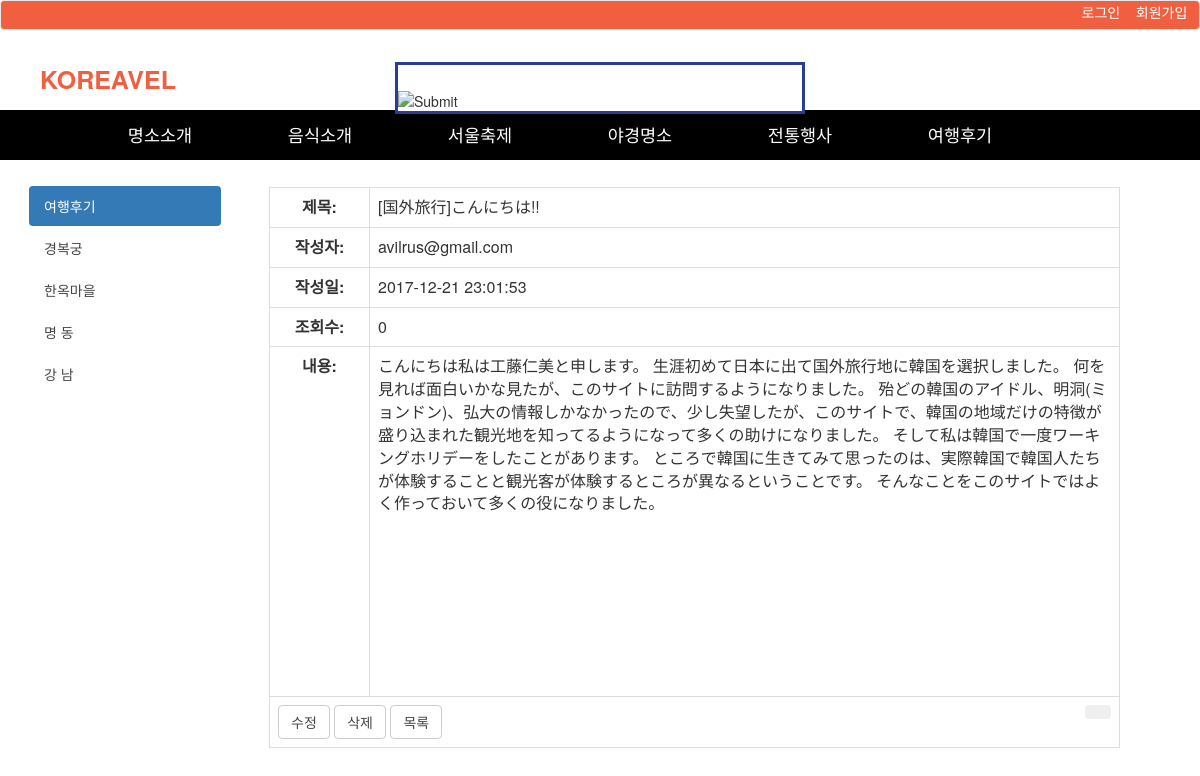
/wp/014.php?bno=48, run on the app's committed database.
### tables this page shows
CREATE TABLE `board_free` (
  `b_no` int(10) unsigned NOT NULL AUTO_INCREMENT,
  `b_title` varchar(100) NOT NULL,
  `b_content` text NOT NULL,
  `b_date` datetime NOT NULL,
  `b_hit` int(10) unsigned NOT NULL DEFAULT '0',
  `b_id` varchar(20) NOT NULL,
  `b_password` varchar(100) NOT NULL,
  PRIMARY KEY (`b_no`)
);

### wp/014.php (the view, shortened to what this page needs)
<?php
	require_once("../dbconfig.php");
	$bNo = $_GET['bno'];
			?>
			<?php
	$sql = 'select b_title, b_content, b_date, b_hit, b_id from board_free where b_no = ' . $bNo;
	$result = $db->query($sql);
	$row = $result->fetch_assoc();
?>
<!DOCTYPE html>
<html lang="en">
<head>
  <link href="css/style3.css" rel="stylesheet">
  <link rel="stylesheet" href="https://maxcdn.bootstrapcdn.com/bootstrap/3.3.7/css/bootstrap.min.css">
</head>
<body id="page-top">
  <nav class="navbar navbar-default fixed-top" style="background-color:#F05F40; font-size:14px; min-height:30px; padding-top:1px;" role="navigation">
  <div class="ft-white" style="float:right;">
    <?php if(!isset($_SESSION['mail'])) { ?>
			<a class="row-sm-6" href="javascript:open_win();" style="color:white;">로그인</a>&nbsp;&nbsp;&nbsp;
			<a class="row-sm-6" href="javascript:open_reg();" style="color:white;">회원가입</a>&nbsp;&nbsp;&nbsp;
  <?php }else{ ?>
		<a class="row-sm-6" href="./lgout.php">로그아웃</a>&nbsp;&nbsp;&nbsp;
		<a class="row-sm-6" href="./invite_mypage.php" class="font_11">내정보</a>&nbsp;&nbsp;&nbsp;
  <?php  }?>
  </div>
</nav>
  <div id = 'wrap' class="sbg">
        <div id="topwrap">
          <div class ="d_width">
            <div style="padding:12px 0 0 0;">
              <form name="MainSearch_form" action="../search/search_tour.htm" method="get" title="통합검색">
                <fieldset>
                  <div class="" style="float:left; margin-left:40px;"><a style="color:#F05F40; font-size:25px; font-weight:bold; margin-bottom:2px;" href="#">KOREAVEL</a></div>
                    <div class="topsearch2">
                    <input type="text" class="text" name="Keywords" value="" onkeydown="SearchinputSendit();" title="통합검색어 입력영역">
                    <input type="image" src="http://www.dh.go.kr/img/ico_topsearch.png"  class="image">
                  </div>
                </fieldset>
              </form>
            </div>
          </div>
        </div>
                                  <div>
                                    <div id="gnb" style="background-color:black;">
                                      <div id= "gnbmn" style="overflow: visible; opacity: 1;">
                                        <ul class = "depth1">
                                          <li>
                                            <a style="text-indent: 0px;">명소소개</a>
                                          </li>
                                          <li>
                                            <a style="text-indent: 0px;">음식소개</a>
                                          </li>
                                          <li>
                                            <a style="text-indent: 0px;">서울축제</a>
                                          </li>
                                          <li>
                                            <a style="text-indent: 0px;">야경명소</a>
                                          </li>
                                          <li>
                                            <a style="text-indent: 0px;">전통행사</a>
                                          </li>
                                           <li>
                                            <a style="text-indent: 0px;">여행후기</a>
                                            </li>
                                        </ul>
                                      </div>
                                    </div>
                                  </div>
                                </div>
                  <section style="float:right; margin-right:80px;">
                  <div style=" padding-top:77px; min-width:650px;" >
                    <div>
                    <table class="table table-bordered">
                        <tbody>
                            <form action="./write_update.php" method="post" encType="multiplart/form-data">
                                <tr>
																	<th style="width:100px; text-align: center;">제목:</th>
																	<td><?php echo $row['b_title']?></td>
                                </tr>
																<tr>
																		<th style="width:100px; text-align: center;">작성자:</th>
																		<td><?php echo $row['b_id']?></td>
																</tr>
																<tr>
																		<th style="width:100px; text-align: center;">작성일:</th>
																		<td><?php echo $row['b_date']?></td>
																</tr>
																<tr>
																		<th style="width:100px; text-align: center;">조회수:</th>
																		<td><?php echo $row['b_hit']?></td>
																</tr>
																<tr>
																		<th style=" text-align: center;">내용: </th>
																		<td style="width:750px; height:350px;"><?php echo $row['b_content']?></td>
																</tr>
                                    <td colspan="2">
                                      <button type="submit" class="btn btn-default">
																				<a href="./013.php?bno=<?php echo $bNo?>">수정</a>
                                      </button>
																			<button type="submit" class="btn btn-default">
																				<a href="./delete.php?bno=<?php echo $bNo?>">삭제</a>
																			</button>
																			<button type="submit" class="btnSubmit btn" style="float:right;">
																			</button>
                                        <a href="./003.php" class="btn btn-default">목록</a>
                                    </td>
                            </form>
                        </tbody>
                    </table>
                    </div>
                  </div>
        </section>
<section style="float:left;">
  <h3>여행후기</h3>
    <div class="col-md-2" style="min-width:250px; padding-top:20px;">
      <ul class="nav nav-pills nav-stacked">
        <li class="active"><a href="#">여행후기</a></li>
        <li><a href="#">경복궁</a></li>
        <li><a href="#">한옥마을</a></li>
        <li><a href="#">명  동</a></li>
        <li><a href="#">강  남</a></li>
      </ul>
    </div>
    <div class="clearfix visible-lg"></div>
</section>
</body>
</html>

### wp/css/style3.css (style rules this page uses)
html { overflow-y: scroll; }
html, body { width: 100%; height: 100%; }
.d_width { position: relative; width: 1200px; margin: 0 auto; }
body, div, li { margin:0; padding:0; }
div { display:block; }
li { display: list-item; text-align: -webkit-match-parent; }
ul { list-style: none; }
ul { display:blcok; -webkit-margin-before:1em; -webkit-margin-after:1em; -webkit-margin-start:1em; -webkit-margin-end:1em; -webkit-padding-start:40px; }
#wrap { position: relative; width: 100%; min-width: 1200px; padding: 0; margin: 0; }
.sbg { background: #fff url(http://www.dh.go.kr/img/sbg.png) repeat-x 0 110px; }
#topwrap { position: relative; height: 60px; background: #fff; z-index:99; }
form { margin: 0; padding: 0; }
fieldset { margin: 0; padding: 0; border: 0; }
#topwrap .topsearch2 { width: 410px; margin: 0 auto; background: #fff; border: 3px solid #283E91; z-index: 4; }
#topwrap .topsearch1, #topwrap .topsearch2 { vertical-align: top; }
#topwrap .topsearch2 input.text { width: 370px; height: 26px; line-height: 26px; border: none; padding: 0; margin: 0; letter-spacing: normal; color: #283E91; }
input[type="text"], input[type="password"], input.text { height: 20px; padding: 1px 0; border: 1px solid #ccc; outline-color: #ccc; background: #fff; color: #666; vertical-align: middle; border-radius: 0; text-indent: 2px; }
input[type="text"], input[type="password"] { -webkit-appearance: none; }
input.image { vertical-align: middle; padding: 0; margin: 0; border: none; }
* { -webkit-box-sizing: border-box; -moz-box-sizing: border-box; box-sizing: border-box; }
*:before, *:after { -webkit-box-sizing: border-box; -moz-box-sizing: border-box; box-sizing: border-box; }
#gnbmn ul.depth1 li a { display: block; padding: 0; margin: 0; color: #ffffff; line-height: 50px; }
#gnbmn ul.depth1 li { display: block; float: left; padding: 0; margin: 0; width: 160px; font-size: 125%; text-align: center; }
#gnb { position:absolute; width:100%; left:0; top:60px; height: 50px; padding:0; margin 0; background:#000033; box-shadow 1px 1px 1px rbga(0,0,0, .2); }
#gnbmn { position: relative; width: 1200px; margin: 0 auto; z-index: 4; }
#gnbmn ul.depth1 { position: absolute; width:1020px; left:80px; top:0px; margin:0; padding:0; }
.clearfix:after { content:""; clear:both; display:block; float:none; }
h3 { margin: 25px 0 15px 0; padding: 0 0 0 20px; background: url(../img/h3bg.png) no-repeat 0 0.2em; background-size: 10px auto; font-size: 18px; color: #3378C1; }
.nav { margin-bottom: 0; padding-left: 0; list-style: none; }
.nav>li { position: relative; display: block; }
a:link, a:visited { text-decoration: none; color: #454545; }
h1, h2, h3, h4, h5, h6 { clear: both; background: transparent; font-size: 100%; line-height: 1.25; text-align: left; font-weight: normal; }
input, select, textarea, button { font-size: inherit; margin: 0; padding: 0; vertical-align: middle; }
input { padding: 1px; border: 1px solid #ccc; background: #ffffff; color: #777; }
body, h1, h2, h3, h4, input, button { font-family: 'ngn', 'NanumGothic', '나눔고딕', NGNormal, NanumGothicBold, '돋움', Dotum, Arial, Tahoma, sans-serif; font-size: 14px; color: #454545; line-height: 180%; }
table td { vertical-align: middle; }
table { border-spacing: 0; width: 100%; }

### wp/014.php (style rules this page uses)
.ft-white a { color: white; }

### data on the page
board_free: b_title "[国外旅行]こんにちは!!", b "avilrus@gmail.com", b_date "2017-12-21 23:01:53", b_hit "0", b_content "こんにちは私は工藤仁美と申します。 生涯初めて日本に出て国外旅行地に韓国を選択しました。 何を見れば面白いかな見たが、このサイトに訪問するようになりました。 殆どの韓国のアイドル、明洞(ミョンドン)、弘大の情報しかなかったので、少し失望したが、このサイトで、韓国の地域だけの特徴が盛り込まれた観光地を知ってるようになって多くの助けになりました。 そして私は韓国で一度ワーキングホリデーをしたことがあります。 ところで韓国に生きてみて思ったのは、実際韓国で韓国人たちが体験することと観光客が体験するところが異なるということです。 そんなことをこのサイトではよく作っておいて多くの役になりました。"
